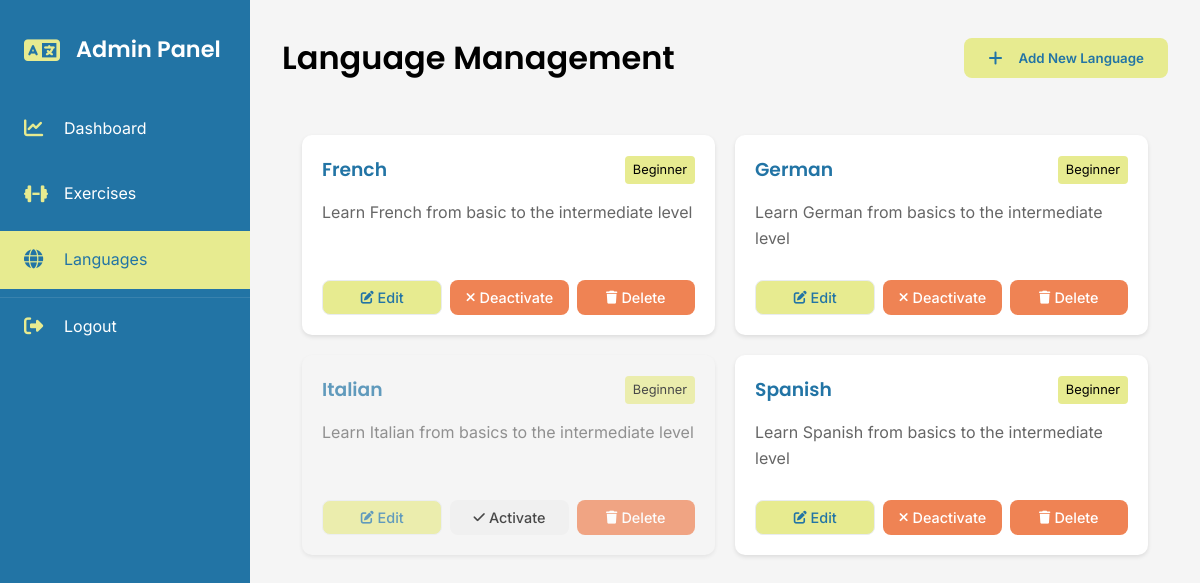
Page /view/admin/languages.php (signed in) on the earlier database version.
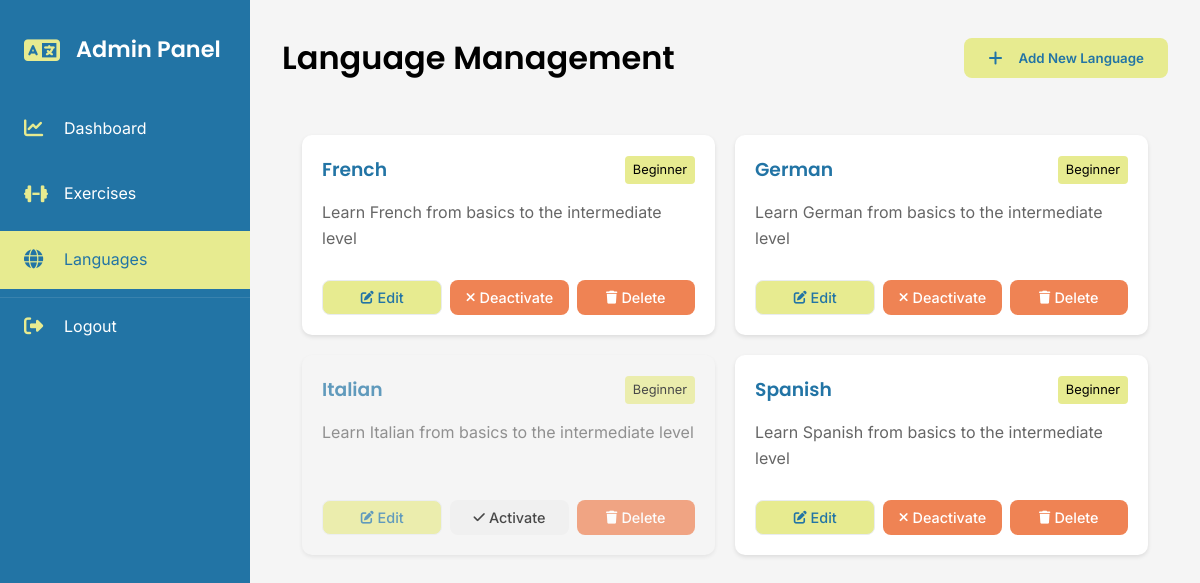
Same page on the later database version.
### tables this page shows
CREATE TABLE `languages` (
  `languageId` int(11) NOT NULL,
  `languageName` varchar(50) NOT NULL,
  `level` enum('Beginner','Intermediate','Advanced') NOT NULL,
  `description` text DEFAULT NULL,
  `active` tinyint(1) DEFAULT 1,
  `languageCode` varchar(2) NOT NULL DEFAULT 'en'
);

### view/admin/languages.php (the view, shortened to what this page needs)
<?php
require_once '../../config/db_connect.php';
$languages = $pdo->query("SELECT * FROM languages ORDER BY languageName")->fetchAll();
?>
<!DOCTYPE html>
<html lang="en">
<head>
    <link rel="stylesheet" href="https://cdnjs.cloudflare.com/ajax/libs/font-awesome/6.5.1/css/all.min.css">
    <link rel="stylesheet" href="../../assets/css/styles.css">
    <link rel="stylesheet" href="../../assets/css/admin/dashboard.css">
    <link rel="stylesheet" href="../../assets/css/admin/languages.css">
</head>
<body>
    <div class="admin-container">
        <?php include 'includes/sidebar.php'; ?>
        <main class="main-content">
            <div class="content-header">
                <h1>Language Management</h1>
                <button class="btn btn-primary" onclick="showAddLanguageModal()">
                    <i class="fas fa-plus"></i> Add New Language
                </button>
            </div>
            <div class="languages-grid">
                <?php foreach ($languages as $language): ?>
                    <div class="language-card <?= $language['active'] ? 'active' : 'inactive' ?>" data-id="<?= $language['languageId'] ?>">
                        <div class="language-header">
                            <h3><?= htmlspecialchars($language['languageName']) ?></h3>
                            <span class="level-badge"><?= htmlspecialchars($language['level']) ?></span>
                        </div>
                        <p class="description"><?= htmlspecialchars($language['description']) ?></p>
                        <div class="language-actions">
                            <button class="btn btn-secondary" onclick="editLanguage(<?= htmlspecialchars(json_encode($language)) ?>)">
                                <i class="fas fa-edit"></i> Edit
                            </button>
                            <button class="btn <?= $language['active'] ? 'btn-danger' : 'btn-success' ?>"
                                    onclick="toggleLanguage(<?= $language['languageId'] ?>, <?= $language['active'] ?>)">
                                <i class="fas fa-<?= $language['active'] ? 'times' : 'check' ?>"></i>
                                <?= $language['active'] ? 'Deactivate' : 'Activate' ?>
                            </button>
                            <button class="btn btn-danger" onclick="confirmDeleteLanguage(<?= $language['languageId'] ?>, '<?= htmlspecialchars($language['languageName']) ?>')">
                                <i class="fas fa-trash"></i> Delete
                            </button>
                        </div>
                    </div>
                <?php endforeach; ?>
            </div>
        </main>
    </div>
</body>
</html>

Differences in the rows shown:
changed languages "French": description "Learn French from basic to the intermediate level" → "Learn French from basics to the intermediate level"
